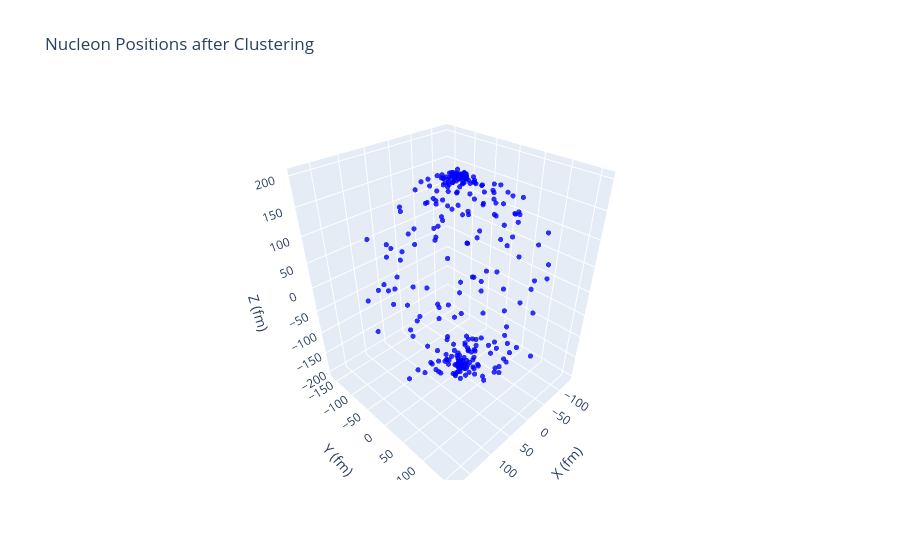

Here is the notebook cell this chart was saved with:
### Code cell
import plotly.graph_objects as go
import numpy as np


points = get_points(urqmd_events[0].particles)

fig = go.Figure(data=[go.Scatter3d(
    x=points[:, 1], y=points[:, 2], z=points[:, 3],
    mode='markers',
    marker=dict(
        size=3,
        color='blue',
        colorscale='Viridis',
        opacity=0.8
    ),
    hoverinfo='text'
)])

fig.update_layout(
    scene=dict(
        xaxis_title='X (fm)',
        yaxis_title='Y (fm)',
        zaxis_title='Z (fm)'
    ),
    title='Nucleon Positions after Clustering'
)
fig.show()

### Figure 1 — Plotly figure (JSON) as saved in the notebook; plotly's stock layout.template omitted (floating-point values rounded to 4 significant figures; data arrays with more than 128 entries replaced by an {"elided": "..."} marker saying what was removed)
{"data": [{"hoverinfo": "text", "marker": {"color": "blue", "colorscale": [[0, "#440154"], [0.1111, "#482878"], [0.2222, "#3e4989"], [0.3333, "#31688e"], [0.4444, "#26828e"], [0.5556, "#1f9e89"], [0.6667, "#35b779"], [0.7778, "#6ece58"], [0.8889, "#b5de2b"], [1, "#fde725"]], "opacity": 0.8, "size": 3}, "mode": "markers", "type": "scatter3d", "x": {"elided": "355 float values"}, "y": {"elided": "355 float values"}, "z": {"elided": "355 float values"}}], "layout": {"scene": {"xaxis": {"title": {"text": "X (fm)"}}, "yaxis": {"title": {"text": "Y (fm)"}}, "zaxis": {"title": {"text": "Z (fm)"}}}, "title": {"text": "Nucleon Positions after Clustering"}}}
